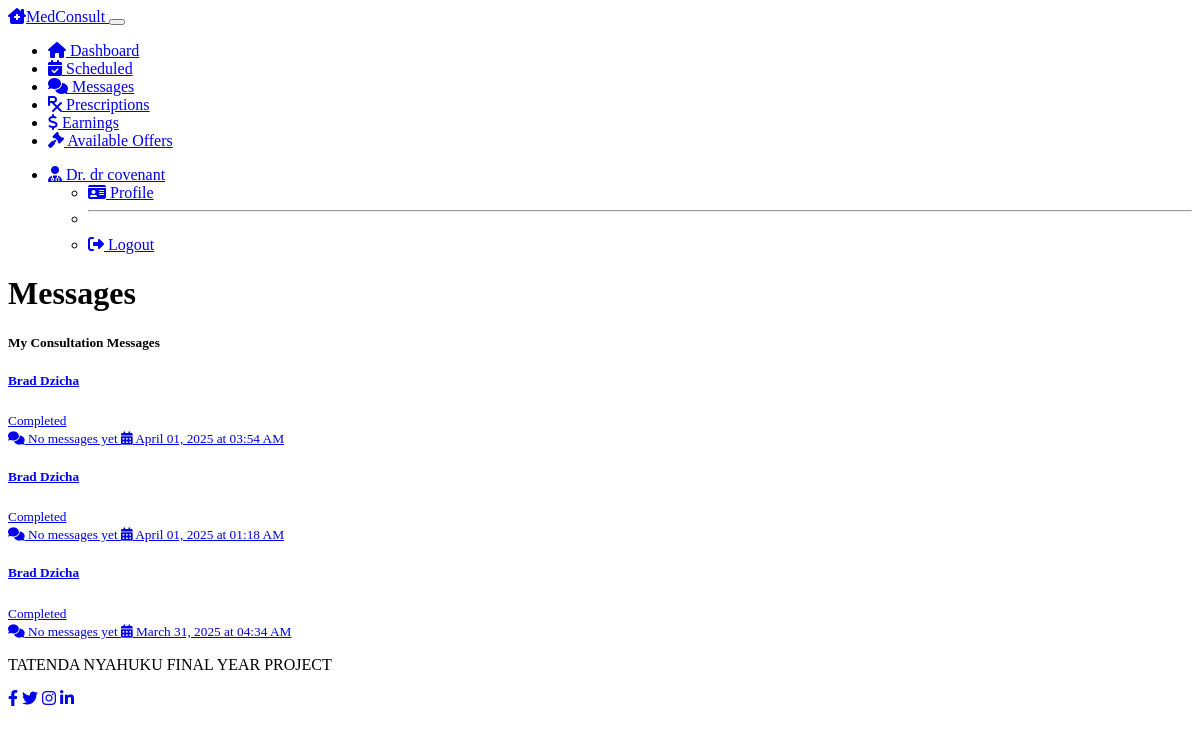
Page /doctor/messages (signed in) on the committed database.
### models.py (models this page shows, shortened)
class User(UserMixin, db.Model):
    __tablename__ = 'users'
    id = db.Column(db.Integer, primary_key=True)
    email = db.Column(db.String(120), unique=True, nullable=False)
    username = db.Column(db.String(64), nullable=False)
    password_hash = db.Column(db.String(256), nullable=False)
    role = db.Column(db.String(20), nullable=False)  # 'patient', 'doctor', 'admin'
    created_at = db.Column(db.DateTime, default=datetime.utcnow)
    patient = db.relationship('Patient', backref='user', uselist=False, lazy=True)
    doctor = db.relationship('Doctor', backref='user', uselist=False, lazy=True)

class Consultation(db.Model):
    __tablename__ = 'consultations'
    id = db.Column(db.Integer, primary_key=True)
    patient_id = db.Column(db.Integer, db.ForeignKey('patients.id'), nullable=False)
    doctor_id = db.Column(db.Integer, db.ForeignKey('doctors.id'), nullable=False)
    status = db.Column(db.String(50), default='requested')  # requested, accepted, rejected, completed, cancelled
    proposed_fee = db.Column(db.Float, nullable=False)
    final_fee = db.Column(db.Float, nullable=True)
    scheduled_time = db.Column(db.DateTime, nullable=True)
    created_at = db.Column(db.DateTime, default=datetime.utcnow)
    completed_at = db.Column(db.DateTime, nullable=True)
    messages = db.relationship('Message', backref='consultation', lazy=True)
    prescriptions = db.relationship('Prescription', backref='consultation', lazy=True)

class Patient(db.Model):
    __tablename__ = 'patients'
    id = db.Column(db.Integer, primary_key=True)
    user_id = db.Column(db.Integer, db.ForeignKey('users.id'), nullable=False)
    first_name = db.Column(db.String(50), nullable=False)
    last_name = db.Column(db.String(50), nullable=False)
    date_of_birth = db.Column(db.Date, nullable=True)
    phone_number = db.Column(db.String(20), nullable=True)
    address = db.Column(db.String(200), nullable=True)
    consultations = db.relationship('Consultation', backref='patient', lazy=True)
    wallet_balance = db.Column(db.Float, default=0.0)

### routes.py (the view)
@app.route('/doctor/messages')
@login_required
@verified_doctor_required
def doctor_messages():
    consultations = Consultation.query.filter_by(
        doctor_id=current_user.doctor.id
    ).filter(Consultation.status.in_(['accepted', 'completed'])).all()
    return render_template('doctor/messages.html',
                          title='Messages',
                          consultations=consultations)

### app.py (called while the page is built)
@app.before_request
def debug_csrf():
    if request.method == 'POST':
        print('CSRF Token in Form:', request.form.get('csrf_token'))
        print('CSRF Token in Session:', session.get('_csrf_token'))

@app.before_request
def set_csrf_token():
    pass  # CSRF tokens are automatically managed by Flask-WTF

@app.context_processor
def inject_csrf_token():
    return dict(csrf_token=session.get('_csrf_token'))

### models.py (called while the page is built)
@login_manager.user_loader
def load_user(user_id):
    user = User.query.get(int(user_id))
    if user:
        return user
    return None

### routes.py (called while the page is built)
def verified_doctor_required(f):
    @wraps(f)
    def decorated_function(*args, **kwargs):
        if not current_user.is_authenticated or current_user.role != 'doctor':
            flash('Access denied: Doctor access required', 'danger')
            return redirect(url_for('login'))
        if not current_user.doctor.is_verified:
            flash('Access denied: Your account needs to be verified by an administrator before you can access this feature', 'warning')
            return redirect(url_for('doctor_dashboard'))
        return f(*args, **kwargs)
    return decorated_function

### templates/doctor/messages.html (shortened to what this page needs)
{% extends "layout.html" %}
{% block content %}
<div class="row mb-4">
    <div class="col-12">
        <h1 class="mb-4">Messages</h1>
        <div class="card bg-dark text-light">
            <div class="card-header">
                <h5 class="mb-0">My Consultation Messages</h5>
            </div>
            <div class="card-body">
                {% if consultations %}
                    <div class="list-group">
                        {% for consultation in consultations %}
                            <a href="{{ url_for('doctor_consultation_messages', consultation_id=consultation.id) }}" class="list-group-item list-group-item-action bg-dark text-light">
                                <div class="d-flex w-100 justify-content-between">
                                    <h5 class="mb-1">{{ consultation.patient.first_name }} {{ consultation.patient.last_name }}</h5>
                                    <small>
                                        {% if consultation.status == 'accepted' %}
                                            <span class="badge bg-primary">Scheduled</span>
                                        {% elif consultation.status == 'completed' %}
                                            <span class="badge bg-success">Completed</span>
                                        {% endif %}
                                    </small>
                                </div>
                                {% set message_count = consultation.messages|length %}
                                <small>
                                    <i class="fas fa-comments me-1"></i>
                                    {% if message_count > 0 %}
                                        {{ message_count }} message{{ 's' if message_count > 1 }}
                                    {% else %}
                                        No messages yet
                                    {% endif %}
                                </small>
                                {% if consultation.scheduled_time %}
                                    <small class="ms-3">
                                        <i class="fas fa-calendar-alt me-1"></i>
                                        {{ consultation.scheduled_time.strftime('%B %d, %Y at %I:%M %p') }}
                                    </small>
                                {% endif %}
                            </a>
                        {% endfor %}
                    </div>
                {% else %}
                    <div class="alert alert-info">
                        <i class="fas fa-info-circle me-2"></i>
                        You don't have any consultations with messages yet.
                    </div>
                {% endif %}
            </div>
        </div>
    </div>
</div>
{% endblock %}

### templates/doctor/navbar.html (shortened to what this page needs)
<nav class="navbar navbar-expand-lg navbar-dark bg-dark">
    <div class="container">
        <a class="navbar-brand" href="{{ url_for('doctor_dashboard') }}">
            <i class="fas fa-clinic-medical me-2"></i>MedConsult
        </a>
        <button class="navbar-toggler" type="button" data-bs-toggle="collapse" data-bs-target="#navbarDoctor" aria-controls="navbarDoctor" aria-expanded="false" aria-label="Toggle navigation">
        </button>
        <div class="collapse navbar-collapse" id="navbarDoctor">
            <ul class="navbar-nav me-auto">
                <li class="nav-item">
                    <a class="nav-link {% if request.path == url_for('doctor_dashboard') %}active{% endif %}" href="{{ url_for('doctor_dashboard') }}">
                        <i class="fas fa-home me-1"></i> Dashboard
                    </a>
                </li>
                <li class="nav-item">
                    <a class="nav-link {% if request.path == url_for('doctor_scheduled_consultations') %}active{% endif %}" href="{{ url_for('doctor_scheduled_consultations') }}">
                        <i class="fas fa-calendar-check me-1"></i> Scheduled
                    </a>
                </li>
                <li class="nav-item">
                    <a class="nav-link {% if request.path == url_for('doctor_messages') %}active{% endif %}" href="{{ url_for('doctor_messages') }}">
                        <i class="fas fa-comments me-1"></i> Messages
                    </a>
                </li>
                <li class="nav-item">
                    <a class="nav-link {% if request.path == url_for('doctor_prescriptions') %}active{% endif %}" href="{{ url_for('doctor_prescriptions') }}">
                        <i class="fas fa-prescription me-1"></i> Prescriptions
                    </a>
                </li>
                <li class="nav-item">
                    <a class="nav-link {% if request.path == url_for('doctor_earnings') %}active{% endif %}" href="{{ url_for('doctor_earnings') }}">
                        <i class="fas fa-dollar-sign me-1"></i> Earnings
                    </a>
                </li>
                <li class="nav-item">
                    <a class="nav-link {% if request.path == url_for('doctor_available_offers') %}active{% endif %}" href="{{ url_for('doctor_available_offers') }}">
                        <i class="fas fa-gavel me-1"></i> Available Offers
                    </a>
                </li>
            </ul>
            <ul class="navbar-nav">
                <li class="nav-item dropdown">
                    <a class="nav-link dropdown-toggle" href="#" id="navbarDropdown" role="button" data-bs-toggle="dropdown" aria-expanded="false">
                        <i class="fas fa-user-md me-1"></i> Dr. {{ current_user.username }}
                    </a>
                    <ul class="dropdown-menu dropdown-menu-end" aria-labelledby="navbarDropdown">
                        <li>
                            <a class="dropdown-item {% if request.path == url_for('doctor_profile') %}active{% endif %}" href="{{ url_for('doctor_profile') }}">
                                <i class="fas fa-id-card me-2"></i> Profile
                            </a>
                        </li>
                        <li><hr class="dropdown-divider"></li>
                        <li>
                            <a class="dropdown-item" href="{{ url_for('logout') }}">
                                <i class="fas fa-sign-out-alt me-2"></i> Logout
                            </a>
                        </li>
                    </ul>
                </li>
            </ul>
        </div>
    </div>
</nav>

### rows in the picture
User: username "dr covenant"
Consultation: patient.first_name "Brad", patient.last_name "Dzicha", status "Completed", scheduled_time "April 01, 2025 at 03:54 AM"
Consultation: patient.first_name "Brad", patient.last_name "Dzicha", status "Completed", scheduled_time "April 01, 2025 at 01:18 AM"
Consultation: patient.first_name "Brad", patient.last_name "Dzicha", status "Completed", scheduled_time "March 31, 2025 at 04:34 AM"
